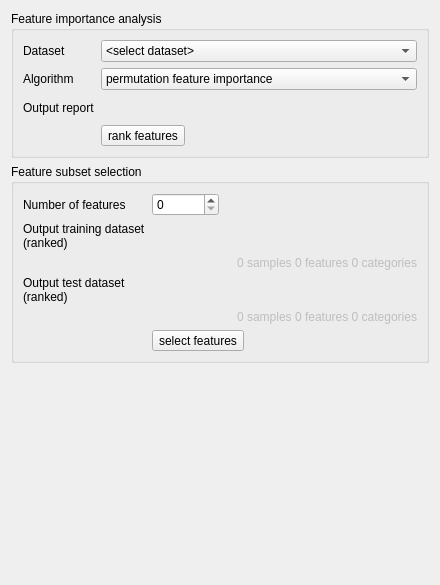
          <widget class="QWidget" name="tab_2">
           <attribute name="title">
            <string>Feature Ranking</string>
           </attribute>
           <layout class="QVBoxLayout" name="verticalLayout_6">
            <item>
             <widget class="QGroupBox" name="groupBox_6">
              <property name="title">
               <string>Feature importance analysis</string>
              </property>
              <property name="flat">
               <bool>true</bool>
              </property>
              <property name="checkable">
               <bool>false</bool>
              </property>
              <layout class="QFormLayout" name="formLayout_16">
               <item row="0" column="0">
                <widget class="QLabel" name="label_69">
                 <property name="text">
                  <string>Dataset</string>
                 </property>
                </widget>
               </item>
               <item row="0" column="1">
                <widget class="QComboBox" name="mDataRanking">
                 <item>
                  <property name="text">
                   <string>&lt;select dataset&gt;</string>
                  </property>
                 </item>
                 <item>
                  <property name="text">
                   <string>dataset</string>
                  </property>
                 </item>
                 <item>
                  <property name="text">
                   <string>dataset (split)</string>
                  </property>
                 </item>
                 <item>
                  <property name="text">
                   <string>dataset (clustered)</string>
                  </property>
                 </item>
                </widget>
               </item>
               <item row="1" column="0">
                <widget class="QLabel" name="label_71">
                 <property name="text">
                  <string>Algorithm</string>
                 </property>
                </widget>
               </item>
               <item row="1" column="1">
                <widget class="QComboBox" name="mAlgoRanking">
                 <property name="currentIndex">
                  <number>2</number>
                 </property>
                 <item>
                  <property name="text">
                   <string>&lt;select algorithm&gt;</string>
                  </property>
                 </item>
                 <item>
                  <property name="text">
                   <string>internal feature importance (not yet implemented)</string>
                  </property>
                 </item>
                 <item>
                  <property name="text">
                   <string>permutation feature importance</string>
                  </property>
                 </item>
                 <item>
                  <property name="text">
                   <string>recursive feature elimination (not yet implemented)</string>
                  </property>
                 </item>
                 <item>
                  <property name="text">
                   <string>sequential forward selection (not yet implemented)</string>
                  </property>
                 </item>
                 <item>
                  <property name="text">
                   <string>sequential backward selection (not yet implemented)</string>
                  </property>
                 </item>
                </widget>
               </item>
               <item row="2" column="0">
                <widget class="QLabel" name="label_63">
                 <property name="text">
                  <string>Output report</string>
                 </property>
                </widget>
               </item>
               <item row="2" column="1">
                <layout class="QHBoxLayout" name="horizontalLayout_39">
                 <item>
                  <widget class="QgsFileWidget" name="mFileRankingReport">
                   <property name="sizePolicy">
                    <sizepolicy hsizetype="Preferred" vsizetype="Preferred">
                     <horstretch>2</horstretch>
                     <verstretch>0</verstretch>
                    </sizepolicy>
                   </property>
                   <property name="filter">
                    <string>*.html</string>
                   </property>
                   <property name="storageMode">
                    <enum>QgsFileWidget::SaveFile</enum>
                   </property>
                   <property name="relativeStorage">
                    <enum>QgsFileWidget::RelativeDefaultPath</enum>
                   </property>
                  </widget>
                 </item>
                 <item>
                  <widget class="QToolButton" name="mViewRankingReport">
                   <property name="toolTip">
                    <string/>
                   </property>
                   <property name="text">
                    <string/>
                   </property>
                   <property name="icon">
                    <iconset>
                     <normaloff>:/qt-project.org/styles/commonstyle/images/filecontents-128.png</normaloff>:/qt-project.org/styles/commonstyle/images/filecontents-128.png</iconset>
                   </property>
                   <property name="iconSize">
                    <size>
                     <width>16</width>
                     <height>16</height>
                    </size>
                   </property>
                   <property name="toolButtonStyle">
                    <enum>Qt::ToolButtonIconOnly</enum>
                   </property>
                   <property name="autoRaise">
                    <bool>true</bool>
                   </property>
                  </widget>
                 </item>
                </layout>
               </item>
               <item row="3" column="1">
                <widget class="QToolButton" name="mRunRanking">
                 <property name="text">
                  <string>rank features</string>
                 </property>
                 <property name="icon">
                  <iconset>
                   <normaloff>:/images/themes/default/processingAlgorithm.svg</normaloff>:/images/themes/default/processingAlgorithm.svg</iconset>
                 </property>
                 <property name="toolButtonStyle">
                  <enum>Qt::ToolButtonTextBesideIcon</enum>
                 </property>
                </widget>
               </item>
              </layout>
             </widget>
            </item>
            <item>
             <widget class="QGroupBox" name="groupBox_7">
              <property name="title">
               <string>Feature subset selection</string>
              </property>
              <property name="flat">
               <bool>true</bool>
              </property>
              <property name="checkable">
               <bool>false</bool>
              </property>
              <layout class="QFormLayout" name="formLayout_17">
               <item row="0" column="0">
                <widget class="QLabel" name="label_64">
                 <property name="text">
                  <string>Number of features</string>
                 </property>
                </widget>
               </item>
               <item row="0" column="1">
                <layout class="QHBoxLayout" name="horizontalLayout_57">
                 <item>
                  <widget class="QgsSpinBox" name="mNRanking">
                   <property name="maximum">
                    <number>999999999</number>
                   </property>
                  </widget>
                 </item>
                 <item>
                  <spacer name="horizontalSpacer_17">
                   <property name="orientation">
                    <enum>Qt::Horizontal</enum>
                   </property>
                   <property name="sizeHint" stdset="0">
                    <size>
                     <width>40</width>
                     <height>20</height>
                    </size>
                   </property>
                  </spacer>
                 </item>
                </layout>
               </item>
               <item row="1" column="0">
                <widget class="QLabel" name="label_88">
                 <property name="text">
                  <string>Output training dataset
(ranked)</string>
                 </property>
                </widget>
               </item>
               <item row="1" column="1">
                <layout class="QHBoxLayout" name="horizontalLayout_58">
                 <item>
                  <widget class="QgsFileWidget" name="mFileTrainingDatasetRanked">
                   <property name="enabled">
                    <bool>true</bool>
                   </property>
                   <property name="sizePolicy">
                    <sizepolicy hsizetype="Preferred" vsizetype="Preferred">
                     <horstretch>2</horstretch>
                     <verstretch>0</verstretch>
                    </sizepolicy>
                   </property>
                   <property name="fileWidgetButtonVisible">
                    <bool>true</bool>
                   </property>
                   <property name="filter">
                    <string>*.pkl</string>
                   </property>
                   <property name="storageMode">
                    <enum>QgsFileWidget::SaveFile</enum>
                   </property>
                   <property name="relativeStorage">
                    <enum>QgsFileWidget::RelativeDefaultPath</enum>
                   </property>
                  </widget>
                 </item>
                 <item>
                  <widget class="QToolButton" name="mViewTrainingDatasetRanked">
                   <property name="toolTip">
                    <string/>
                   </property>
                   <property name="text">
                    <string/>
                   </property>
                   <property name="icon">
                    <iconset>
                     <normaloff>:/qt-project.org/styles/commonstyle/images/filecontents-128.png</normaloff>:/qt-project.org/styles/commonstyle/images/filecontents-128.png</iconset>
                   </property>
                   <property name="iconSize">
                    <size>
                     <width>16</width>
                     <height>16</height>
                    </size>
                   </property>
                   <property name="toolButtonStyle">
                    <enum>Qt::ToolButtonIconOnly</enum>
                   </property>
                   <property name="autoRaise">
                    <bool>true</bool>
                   </property>
                  </widget>
                 </item>
                </layout>
               </item>
               <item row="2" column="0" colspan="2">
                <widget class="QLabel" name="mInfoTrainingDatasetRanked">
                 <property name="enabled">
                  <bool>false</bool>
                 </property>
                 <property name="layoutDirection">
                  <enum>Qt::LeftToRight</enum>
                 </property>
                 <property name="text">
                  <string>0 samples 0 features 0 categories</string>
                 </property>
                 <property name="alignment">
                  <set>Qt::AlignRight|Qt::AlignTrailing|Qt::AlignVCenter</set>
                 </property>
                </widget>
               </item>
               <item row="3" column="0">
                <widget class="QLabel" name="label_89">
                 <property name="text">
                  <string>Output test dataset
(ranked)</string>
                 </property>
                </widget>
               </item>
               <item row="3" column="1">
                <layout class="QHBoxLayout" name="horizontalLayout_59">
                 <item>
                  <widget class="QgsFileWidget" name="mFileTestDatasetRanked">
                   <property name="enabled">
                    <bool>true</bool>
                   </property>
                   <property name="sizePolicy">
                    <sizepolicy hsizetype="Preferred" vsizetype="Preferred">
                     <horstretch>2</horstretch>
                     <verstretch>0</verstretch>
                    </sizepolicy>
                   </property>
                   <property name="fileWidgetButtonVisible">
                    <bool>true</bool>
                   </property>
                   <property name="filter">
                    <string>*.pkl</string>
                   </property>
                   <property name="storageMode">
                    <enum>QgsFileWidget::SaveFile</enum>
                   </property>
                   <property name="relativeStorage">
                    <enum>QgsFileWidget::RelativeDefaultPath</enum>
                   </property>
                  </widget>
                 </item>
                 <item>
                  <widget class="QToolButton" name="mViewTestDatasetRanked">
                   <property name="toolTip">
                    <string/>
                   </property>
                   <property name="text">
                    <string/>
                   </property>
                   <property name="icon">
                    <iconset>
                     <normaloff>:/qt-project.org/styles/commonstyle/images/filecontents-128.png</normaloff>:/qt-project.org/styles/commonstyle/images/filecontents-128.png</iconset>
                   </property>
                   <property name="iconSize">
                    <size>
                     <width>16</width>
                     <height>16</height>
                    </size>
                   </property>
                   <property name="toolButtonStyle">
                    <enum>Qt::ToolButtonIconOnly</enum>
                   </property>
                   <property name="autoRaise">
                    <bool>true</bool>
                   </property>
                  </widget>
                 </item>
                </layout>
               </item>
               <item row="4" column="0" colspan="2">
                <widget class="QLabel" name="mInfoTestDatasetRanked">
                 <property name="enabled">
                  <bool>false</bool>
                 </property>
                 <property name="layoutDirection">
                  <enum>Qt::LeftToRight</enum>
                 </property>
                 <property name="text">
                  <string>0 samples 0 features 0 categories</string>
                 </property>
                 <property name="alignment">
                  <set>Qt::AlignRight|Qt::AlignTrailing|Qt::AlignVCenter</set>
                 </property>
                </widget>
               </item>
               <item row="5" column="1">
                <widget class="QToolButton" name="mRunRankingSelect">
                 <property name="text">
                  <string>select features</string>
                 </property>
                 <property name="icon">
                  <iconset>
                   <normaloff>:/images/themes/default/processingAlgorithm.svg</normaloff>:/images/themes/default/processingAlgorithm.svg</iconset>
                 </property>
                 <property name="toolButtonStyle">
                  <enum>Qt::ToolButtonTextBesideIcon</enum>
                 </property>
                </widget>
               </item>
              </layout>
             </widget>
            </item>
            <item>
             <spacer name="verticalSpacer_6">
              <property name="orientation">
               <enum>Qt::Vertical</enum>
              </property>
              <property name="sizeHint" stdset="0">
               <size>
                <width>20</width>
                <height>211</height>
               </size>
              </property>
             </spacer>
            </item>
           </layout>
          </widget>
